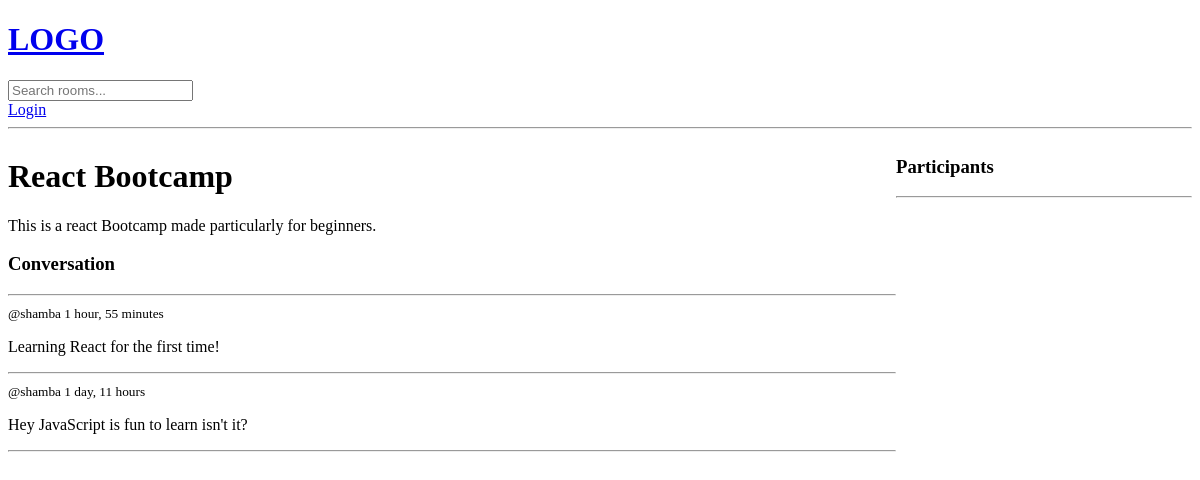
The app's page /room/10/, older data.
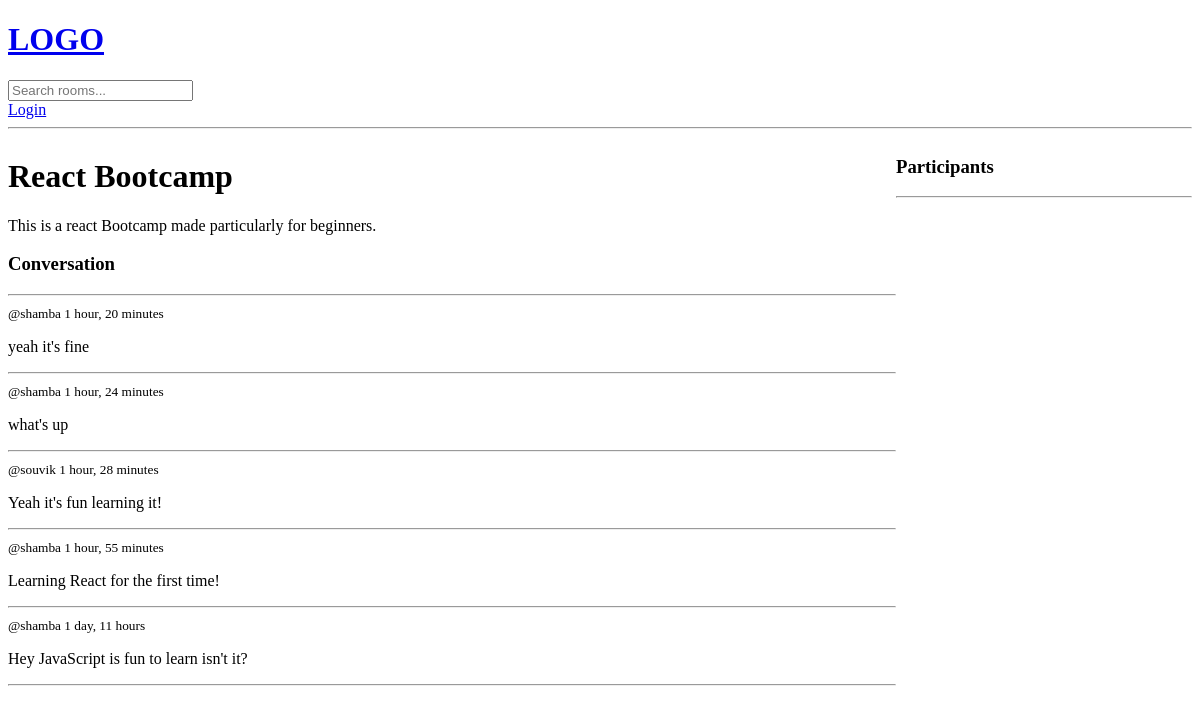
The same page, newer data.
### base/models.py (models this page shows, shortened)
class Message(models.Model):
    user = models.ForeignKey(User, on_delete=models.CASCADE)
    room = models.ForeignKey(Room, on_delete=models.CASCADE)
    body = models.TextField()
    updated = models.DateTimeField(auto_now=True)
    created = models.DateTimeField(auto_now_add=True)

### base/views.py (the view, shortened to what this page needs)
# urls.py: path('room/<str:pk>/', views.room, name="room"),
def room(request, pk):
    room = Room.objects.get(id=pk)
    room_messages = room.message_set.all().order_by('-created')
    context = {'room': room, 'room_messages': room_messages}
    return render(request, 'base/room.html', context)

### base/templates/base/room.html (shortened to what this page needs)
{% extends 'main.html' %}
{% block content %}
<div class="room-container">
    <div>
        <h1>{{room.name}}</h1>
        <p>{{room.description}}</p>
        <div class="comment-wrapper">
            <h3>Conversation</h3>
            <hr />
            {% for message in room_messages %}
            <div>
                <small>@{{message.user}} {{message.created|timesince}} </small>
                <p>{{message.body}}</p>
                <hr />
            </div>
            {% endfor %}
        </div>
    </div>
    <div>
        <h3>Participants</h3>
        <hr>
    </div>
</div>
{% endblock %}

Row changes from the older to the newer data that the page shows:
added Message: user "shamba", created "1 hour, 20 minutes", body "yeah it's fine"
added Message: user "shamba", created "1 hour, 24 minutes", body "what's up"
added Message: user "souvik", created "1 hour, 28 minutes", body "Yeah it's fun learning it!"
